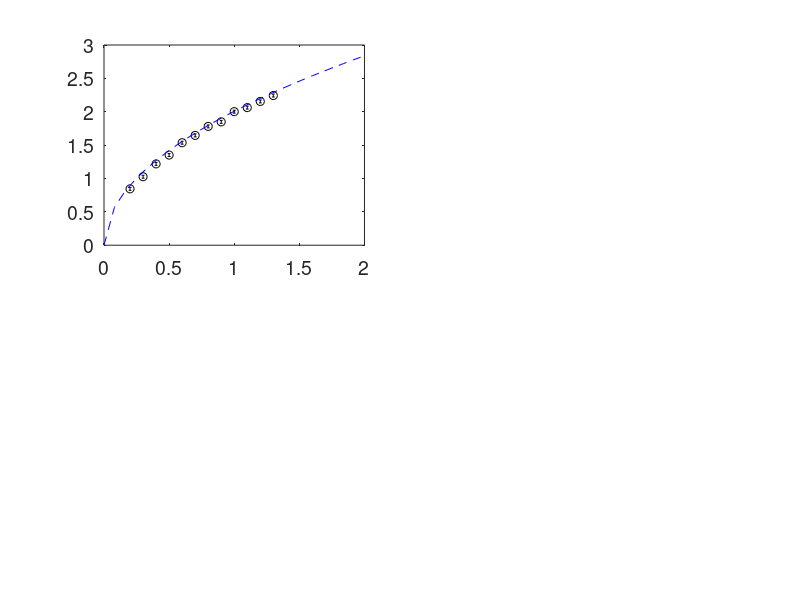

The MATLAB source for this figure: (Note: this script raises an error after producing the figure.)
%% Worksheet 6a
%% Jonathan Babu, Noah Brown, Carson Rigby
set(0,'defaultfigurecolor',[1 1 1]); 
set(0,'defaultAxesFontSize',14);
set(0,'defaultfigureposition',[0 0 700 350]);
format compact;
clear all; close all;
%% Example 1
L = [0.2 0.3 0.4 0.5 0.6 0.7 0.8 0.9 1.0 1.1 1.2 1.3]; % m
T = [ 0.8446 1.0263 1.2185 1.3507 1.5359 1.6452 1.7803 1.8484 2.0009 2.0617 2.1544 2.2427]; % s
G=L./((T./(2*pi)).^2);
err=[0.022 0.022 0.022 0.022 0.022 0.022 0.022 0.022 0.022 0.022 0.022 0.022]; % ms

% part a
subplot(2,2,1)
errorbar(L,T,err,'ko')
hold on
pendulumModel= @(g,x) 2*pi*(sqrt(x./g));
tTheory=0:0.08:2;
plot(tTheory, pendulumModel(9.8,tTheory), 'b--');
[fittedModel,gof1]=fit(L',T',pendulumModel,'Weights',1./(err.^2),'StartPoint',[9.8])
plot(tTheory,pendulumModel(fittedModel.g,tTheory),'b-');
lgd=legend('Data','First Guess', 'Fitted Model');
xlabel('Length [m]');
ylabel('Period [s]');
set(lgd, 'location', 'northwest');
axis([0 1.5 0 2.5]);
hold off

% part b
T2=T.^2;
err2=[0.061 0.061 0.061 0.061 0.061 0.061 0.061 0.061 0.061 0.061 0.061 0.061]; % s^2
subplot(2,2,2)
errorbar(L,T2,err2,'ko')
hold on
pendModel= @(m,b,x) m*x+b;
tTheory2=0:0.08:1.5;
plot(tTheory2,pendModel(4,0,tTheory2),'g--');
[ft,gof]=fit(L',T2',pendModel,'Weights',1./err2.^2, 'StartPoint',[4,0])
plot(tTheory2,pendModel(ft.m,ft.b,tTheory2),'b-')
xlabel('Length [m]');
ylabel('Period Squared [s^2]');
% The fitted slope is  3.974. Calculating for g:
g=(2*pi/(sqrt(ft.m)))^2

% Part c
sum=0;
for ii=1:length(L)
   sum=sum+G(ii);
end
mean=sum/length(T);
sum2=0;
for k=1:length(L)
    sum2=sum2+((G(k)-mean)^2);
end
sig=sqrt(sum2/11)
sigma=ones(size(L))*sig;
subplot(2,2,3);
errorbar(L,G,sigma,'ko')
yline(mean,'b')
xlabel('Length [m]');
ylabel('Gravitational Acceleration [m/s^2]');

% part d
s3=0;
tTheory2=linspace(0,1.4,12);
for l=1:length(L)
    s3=(s3+((T(l)-(pendulumModel(fittedModel.g,L(l)))).^2)./err(l).^2);
end

chia=s3/11
chiA=gof1.sse/gof1.dfe

sum4=0;
for jj=1:length(L)
    sum4=(sum4+((T2(jj)-(pendModel(ft.m,ft.b,L(jj))))).^2./err2(jj).^2);
end
chib=sum4/10
chiB=gof.sse/gof.dfe

% Part b gives the most accurate measurement of g because the 
% chi squared is closest to 1 (at least closer than the 
% chi squared for part a).
